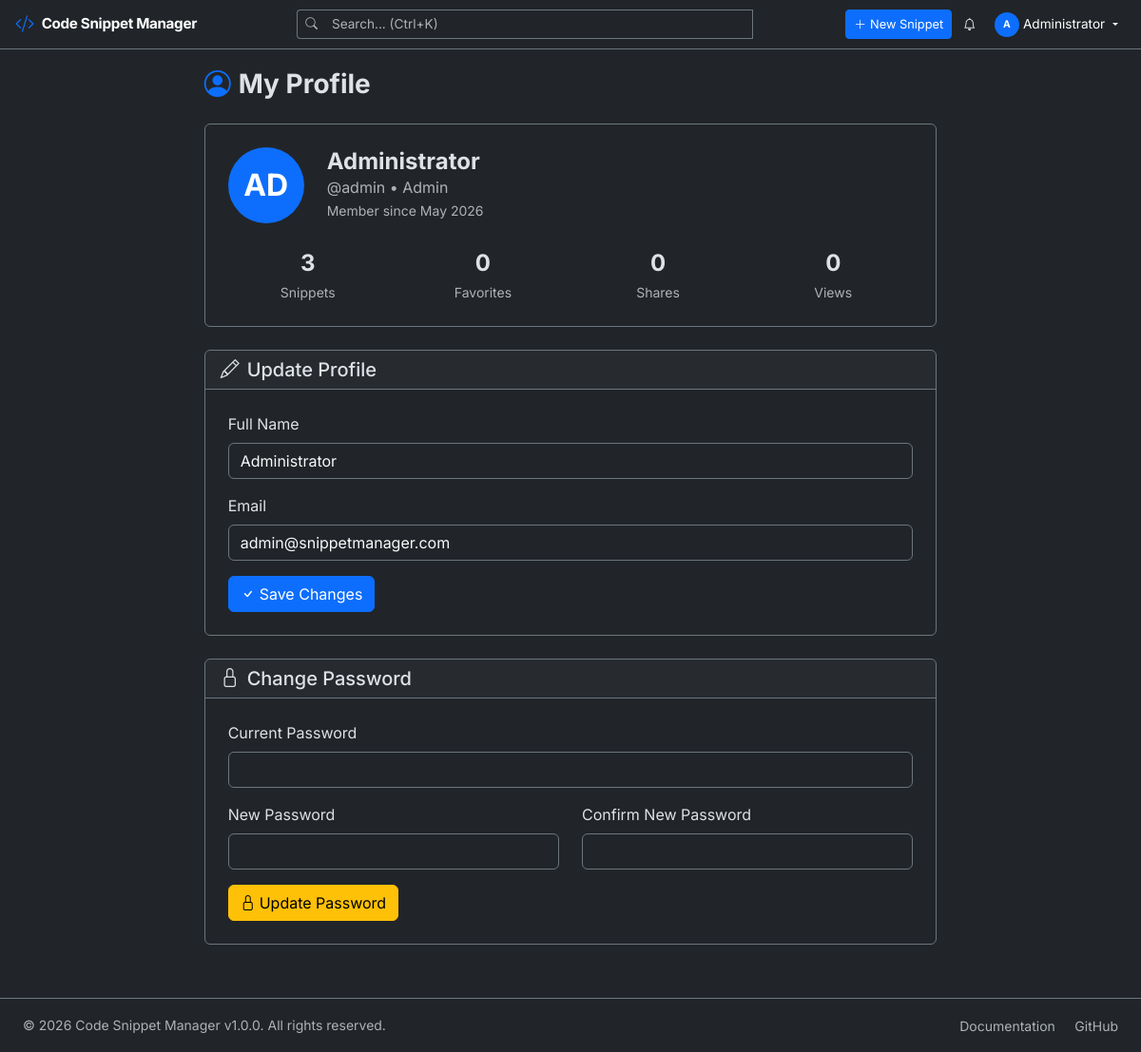
The app's page /profile.php (signed in) with its own data.
### tables this page shows
CREATE TABLE `users` (
    `id` INT UNSIGNED AUTO_INCREMENT PRIMARY KEY,
    `username` VARCHAR(50) NOT NULL UNIQUE,
    `email` VARCHAR(100) NOT NULL UNIQUE,
    `password` VARCHAR(255) NOT NULL,
    `full_name` VARCHAR(100) NOT NULL,
    `avatar` VARCHAR(255) DEFAULT NULL,
    `role` ENUM('admin', 'member') DEFAULT 'member',
    `is_active` TINYINT(1) DEFAULT 1,
    `last_login` DATETIME DEFAULT NULL,
    `created_at` DATETIME DEFAULT CURRENT_TIMESTAMP,
    `updated_at` DATETIME DEFAULT CURRENT_TIMESTAMP ON UPDATE CURRENT_TIMESTAMP,
    INDEX `idx_email` (`email`),
    INDEX `idx_username` (`username`),
    INDEX `idx_role` (`role`)
);

### config/database.php (called while the page is built, shortened)
<?php
class Database
{
    private static ?Database $instance = null;
    private PDO $connection;
    private array $config = [
        'host'     => 'localhost',
        'port'     => 3306,
        'dbname'   => 'snippet_manager',
        'username' => 'root',
        'password' => '',
        'charset'  => 'utf8mb4',
    ];
    private function __construct()
    {
        try {
            $dsn = sprintf(
                'mysql:host=%s;port=%d;dbname=%s;charset=%s',
                $this->config['host'],
                $this->config['port'],
                $this->config['dbname'],
                $this->config['charset']
            );
            $now = new DateTime('now', new DateTimeZone(APP_TIMEZONE));
            $offset = $now->format('P');
            $options = [
                PDO::ATTR_ERRMODE            => PDO::ERRMODE_EXCEPTION,
                PDO::ATTR_DEFAULT_FETCH_MODE => PDO::FETCH_ASSOC,
                PDO::ATTR_EMULATE_PREPARES   => false,
                PDO::ATTR_STRINGIFY_FETCHES  => false,
                PDO::MYSQL_ATTR_FOUND_ROWS   => true,
                PDO::MYSQL_ATTR_INIT_COMMAND => "SET NAMES utf8mb4 COLLATE utf8mb4_unicode_ci, time_zone = '{$offset}'",
            ];
            $this->connection = new PDO($dsn, $this->config['username'], $this->config['password'], $options);
        } catch (PDOException $e) {
            error_log('[Database] Connection failed: ' . $e->getMessage());
            throw new RuntimeException('Database connection failed. Please check configuration.');
        }
    }
    public static function getInstance(): self
    {
        if (self::$instance === null) {
            self::$instance = new self();
        }
        return self::$instance;
    }
    public function getConnection(): PDO
    {
        return $this->connection;
    }
}

### classes/Session.php (called while the page is built, shortened)
<?php
class Session
{
    public static function get(string $key, mixed $default = null): mixed
    {
        return $_SESSION[$key] ?? $default;
    }
    public static function has(string $key): bool
    {
        return isset($_SESSION[$key]);
    }
}

### classes/Auth.php (called while the page is built, shortened)
<?php
class Auth
{
    public static function userId(): ?int
    {
        return Session::has('user_id') ? (int) Session::get('user_id') : null;
    }
}

### classes/User.php (called while the page is built, shortened)
<?php
class User
{
    private PDO $db;
    public function __construct()
    {
        $this->db = Database::getInstance()->getConnection();
    }
    public function findById(int $id): ?array
    {
        $stmt = $this->db->prepare(
            "SELECT id, username, email, full_name, avatar, role, is_active, last_login, created_at
             FROM users WHERE id = ?"
        );
        $stmt->execute([$id]);
        $user = $stmt->fetch();
        return $user ?: null;
    }
    public function getStats(int $userId): array
    {
        $stmt = $this->db->prepare("SELECT COUNT(*) as total FROM snippets WHERE user_id = ?");
        $stmt->execute([$userId]);
        $snippets = $stmt->fetch()['total'];
        $stmt = $this->db->prepare("SELECT COUNT(*) as total FROM favorites WHERE user_id = ?");
        $stmt->execute([$userId]);
        $favorites = $stmt->fetch()['total'];
        $stmt = $this->db->prepare("SELECT COUNT(*) as total FROM shared_snippets WHERE shared_by = ?");
        $stmt->execute([$userId]);
        $shares = $stmt->fetch()['total'];
        $stmt = $this->db->prepare("SELECT COALESCE(SUM(views_count), 0) as total FROM snippets WHERE user_id = ?");
        $stmt->execute([$userId]);
        $views = $stmt->fetch()['total'];
        return [
            'snippets'  => (int) $snippets,
            'favorites' => (int) $favorites,
            'shares'    => (int) $shares,
            'views'     => (int) $views,
        ];
    }
}

### helpers/functions.php (called while the page is built, shortened)
<?php
function sanitize(string $input): string
{
    return htmlspecialchars(trim($input), ENT_QUOTES, 'UTF-8');
}
function formatNumber(int $number): string
{
    return (string) $number;
}

### profile.php (the view, shortened to what this page needs)
<?php
$userModel = new User();
$user = $userModel->findById(Auth::userId());
$stats = $userModel->getStats(Auth::userId());
require_once __DIR__ . '/includes/header.php';
?>
<div class="row justify-content-center">
    <div class="col-lg-8">
        <h3 class="fw-bold mb-4"><i class="bi bi-person-circle me-2 text-primary"></i>My Profile</h3>
        <div class="card bg-dark border-secondary mb-4">
            <div class="card-body p-4">
                <div class="d-flex align-items-center gap-4 mb-4">
                    <div class="avatar-lg bg-primary rounded-circle d-flex align-items-center justify-content-center">
                        <span class="text-white fw-bold"><?= strtoupper(substr($user['full_name'], 0, 2)) ?></span>
                    </div>
                    <div>
                        <h4 class="fw-bold mb-0"><?= sanitize($user['full_name']) ?></h4>
                        <p class="text-muted mb-0">@<?= sanitize($user['username']) ?> • <?= ucfirst($user['role']) ?></p>
                        <small class="text-muted">Member since <?= date('M Y', strtotime($user['created_at'])) ?></small>
                    </div>
                </div>
                <div class="row text-center g-3">
                    <div class="col-3">
                        <div class="fw-bold fs-4"><?= $stats['snippets'] ?></div>
                        <small class="text-muted">Snippets</small>
                    </div>
                    <div class="col-3">
                        <div class="fw-bold fs-4"><?= $stats['favorites'] ?></div>
                        <small class="text-muted">Favorites</small>
                    </div>
                    <div class="col-3">
                        <div class="fw-bold fs-4"><?= $stats['shares'] ?></div>
                        <small class="text-muted">Shares</small>
                    </div>
                    <div class="col-3">
                        <div class="fw-bold fs-4"><?= formatNumber($stats['views']) ?></div>
                        <small class="text-muted">Views</small>
                    </div>
                </div>
            </div>
        </div>
        <div class="card bg-dark border-secondary mb-4">
            <div class="card-header border-secondary">
                <h5 class="mb-0"><i class="bi bi-pencil me-2"></i>Update Profile</h5>
            </div>
            <div class="card-body p-4">
                <form id="profileForm" onsubmit="updateProfile(event)">
                    <div class="mb-3">
                        <label class="form-label">Full Name</label>
                        <input type="text" name="full_name" class="form-control bg-dark border-secondary text-light"
                               value="<?= sanitize($user['full_name']) ?>" required>
                    </div>
                    <div class="mb-3">
                        <label class="form-label">Email</label>
                        <input type="email" name="email" class="form-control bg-dark border-secondary text-light"
                               value="<?= sanitize($user['email']) ?>" required>
                    </div>
                    <button type="submit" class="btn btn-primary"><i class="bi bi-check me-1"></i>Save Changes</button>
                </form>
            </div>
        </div>
        <div class="card bg-dark border-secondary">
            <div class="card-header border-secondary">
                <h5 class="mb-0"><i class="bi bi-lock me-2"></i>Change Password</h5>
            </div>
            <div class="card-body p-4">
                <form id="passwordForm" onsubmit="changePassword(event)">
                    <div class="mb-3">
                        <label class="form-label">Current Password</label>
                        <input type="password" name="current_password" class="form-control bg-dark border-secondary text-light" required>
                    </div>
                    <div class="row">
                        <div class="col-md-6 mb-3">
                            <label class="form-label">New Password</label>
                            <input type="password" name="new_password" class="form-control bg-dark border-secondary text-light" required minlength="8">
                        </div>
                        <div class="col-md-6 mb-3">
                            <label class="form-label">Confirm New Password</label>
                            <input type="password" name="confirm_password" class="form-control bg-dark border-secondary text-light" required>
                        </div>
                    </div>
                    <button type="submit" class="btn btn-warning"><i class="bi bi-lock me-1"></i>Update Password</button>
                </form>
            </div>
        </div>
    </div>
</div>
<?php require_once __DIR__ . '/includes/footer.php'; ?>

### assets/css/style.css (style rules this page uses)
:root { --font-primary: 'Inter', -apple-system, BlinkMacSystemFont, 'Segoe UI', sans-serif; --font-mono: 'JetBrains Mono', 'Fira Code', 'Consolas', monospace; --transition-base: all 0.2s ease-in-out; --shadow-card: 0 2px 8px rgba(0, 0, 0, 0.15); --shadow-card-hover: 0 8px 25px rgba(0, 0, 0, 0.25); --border-radius-lg: 12px; --border-radius-md: 8px; --border-radius-sm: 6px; }
body { font-family: var(--font-primary); -webkit-font-smoothing: antialiased; -moz-osx-font-smoothing: grayscale; overflow-x: hidden; }
html { scroll-behavior: smooth; overflow-x: hidden; }
.avatar-lg { width: 80px; height: 80px; font-size: 2rem; flex-shrink: 0; }

### records on screen
users: full_name "AD", full_name "Administrator", username "admin", role "Admin", created_at "May 2026", email "admin@snippetmanager.com"

### other values on screen
APP_NAME "Code Snippet Manager"
$userInitial "A"
$userFullName "Administrator"
$stats['snippets'] "3"
$stats['favorites'] "0"
$stats['shares'] "0"
formatNumber($stats['views']) "0"
APP_VERSION "1.0.0"
